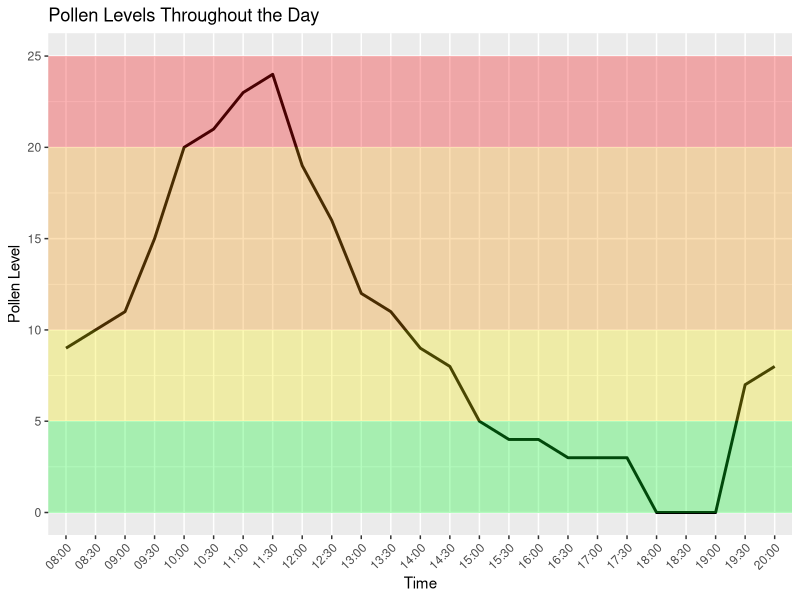

R code for this plot:
# Load necessary libraries
library(ggplot2)
library(scales)

# Read data from CSV
data <- read.csv("pollen_levels.csv")

# Create a base plot with ggplot
p <- ggplot(data, aes(x = Time, y = Pollen.Level, group = 1)) +  # Set group = 1 for continuous line
  geom_line(color = 'black', size = 1) +
  
  # Add background color bands for pollen levels
  annotate("rect", xmin = -Inf, xmax = Inf, ymin = 0, ymax = 5, alpha = 0.3, fill = "#05f525") +  # Green for low pollen levels
  annotate("rect", xmin = -Inf, xmax = Inf, ymin = 5, ymax = 10, alpha = 0.3, fill = "#f5ed05") + # Yellow for moderate levels
  annotate("rect", xmin = -Inf, xmax = Inf, ymin = 10, ymax = 20, alpha = 0.3, fill = "#f59505") + # Orange for high levels
  annotate("rect", xmin = -Inf, xmax = Inf, ymin = 20, ymax = 25, alpha = 0.3, fill = "#f50509") + # Red for extreme levels
  
  # Format x-axis to show time every 30 minutes and rotate labels
  scale_x_discrete(labels = format(strptime(data$Time, "%H:%M"), "%H:%M")) +
  theme(axis.text.x = element_text(angle = 45, hjust = 1)) +
  
  # Add labels and title
  labs(x = "Time", y = "Pollen Level", title = "Pollen Levels Throughout the Day") +
  
  # Add a legend
  theme(legend.position = "top")

# Show the plot
print(p)
